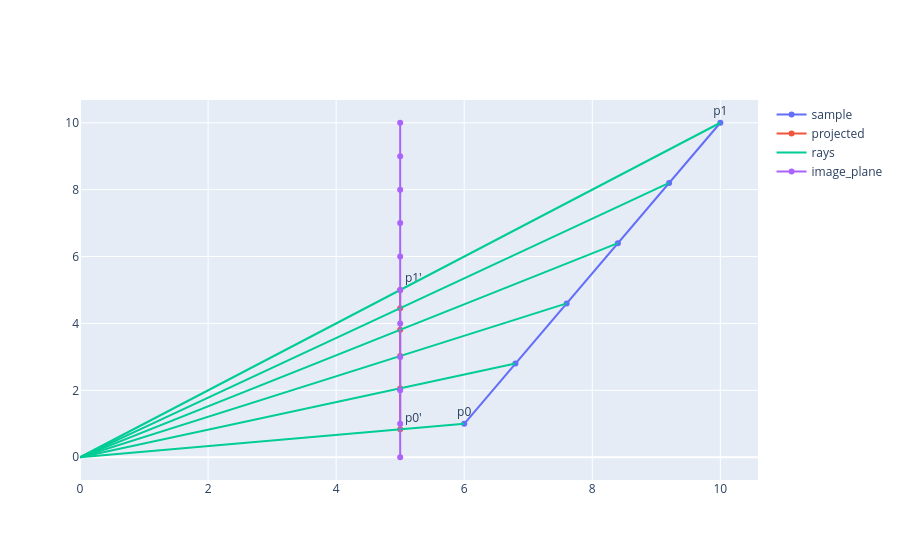

The cell this chart's notebook holds for it:
### Markdown cell above
La linea morada representa el plano de la imagen. Podemos imaginar los pixeles cómo puntos de esta linea que sampleamos

### Code cell
image_plane = np.array([ [focal_length, i] for i in range(0, 11)], dtype=np.float64)
sample_points_text = [""] * (N+1)
sample_points_text[0] = "p0"
sample_points_text[-1]  = "p1"

projected_points_text = [""] * (N+1)
projected_points_text[0] = "p0'"
projected_points_text[-1]  = "p1'"

fig = go.Figure(data=[
    go.Scatter(x=sample_points[:,0], y=sample_points[:,1], name='sample',
               text=sample_points_text, textposition='top center',  mode='markers+lines+text'),
    go.Scatter(x=projected_points[:,0], y=projected_points[:,1], name='projected', 
        text=projected_points_text, textposition='top right',  mode='markers+lines+text'),
    go.Scatter(x=edges[:,0], y=edges[:,1],mode='lines', name='rays'),
    go.Scatter(x=image_plane[:,0], y=image_plane[:,1],mode='lines+markers', name='image_plane'),

])

fig.show()

### Figure 1 — Plotly figure (JSON) as saved in the notebook; plotly's stock layout.template omitted (floating-point values rounded to 4 significant figures)
{"data": [{"mode": "markers+lines+text", "name": "sample", "text": ["p0", "", "", "", "", "p1"], "textposition": "top center", "type": "scatter", "x": [6.0, 6.8, 7.6, 8.4, 9.2, 10.0], "y": [1.0, 2.8, 4.6, 6.4, 8.2, 10.0]}, {"mode": "markers+lines+text", "name": "projected", "text": ["p0'", "", "", "", "", "p1'"], "textposition": "top right", "type": "scatter", "x": [5.0, 5.0, 5.0, 5.0, 5.0, 5.0], "y": [0.8333, 2.059, 3.026, 3.81, 4.457, 5.0]}, {"mode": "lines", "name": "rays", "type": "scatter", "x": [6.0, 0.0, NaN, 6.8, 0.0, NaN, 7.6, 0.0, NaN, 8.4, 0.0, NaN, 9.2, 0.0, NaN, 10.0, 0.0, NaN], "y": [1.0, 0.0, NaN, 2.8, 0.0, NaN, 4.6, 0.0, NaN, 6.4, 0.0, NaN, 8.2, 0.0, NaN, 10.0, 0.0, NaN]}, {"mode": "lines+markers", "name": "image_plane", "type": "scatter", "x": [5.0, 5.0, 5.0, 5.0, 5.0, 5.0, 5.0, 5.0, 5.0, 5.0, 5.0], "y": [0.0, 1.0, 2.0, 3.0, 4.0, 5.0, 6.0, 7.0, 8.0, 9.0, 10.0]}], "layout": {}}
